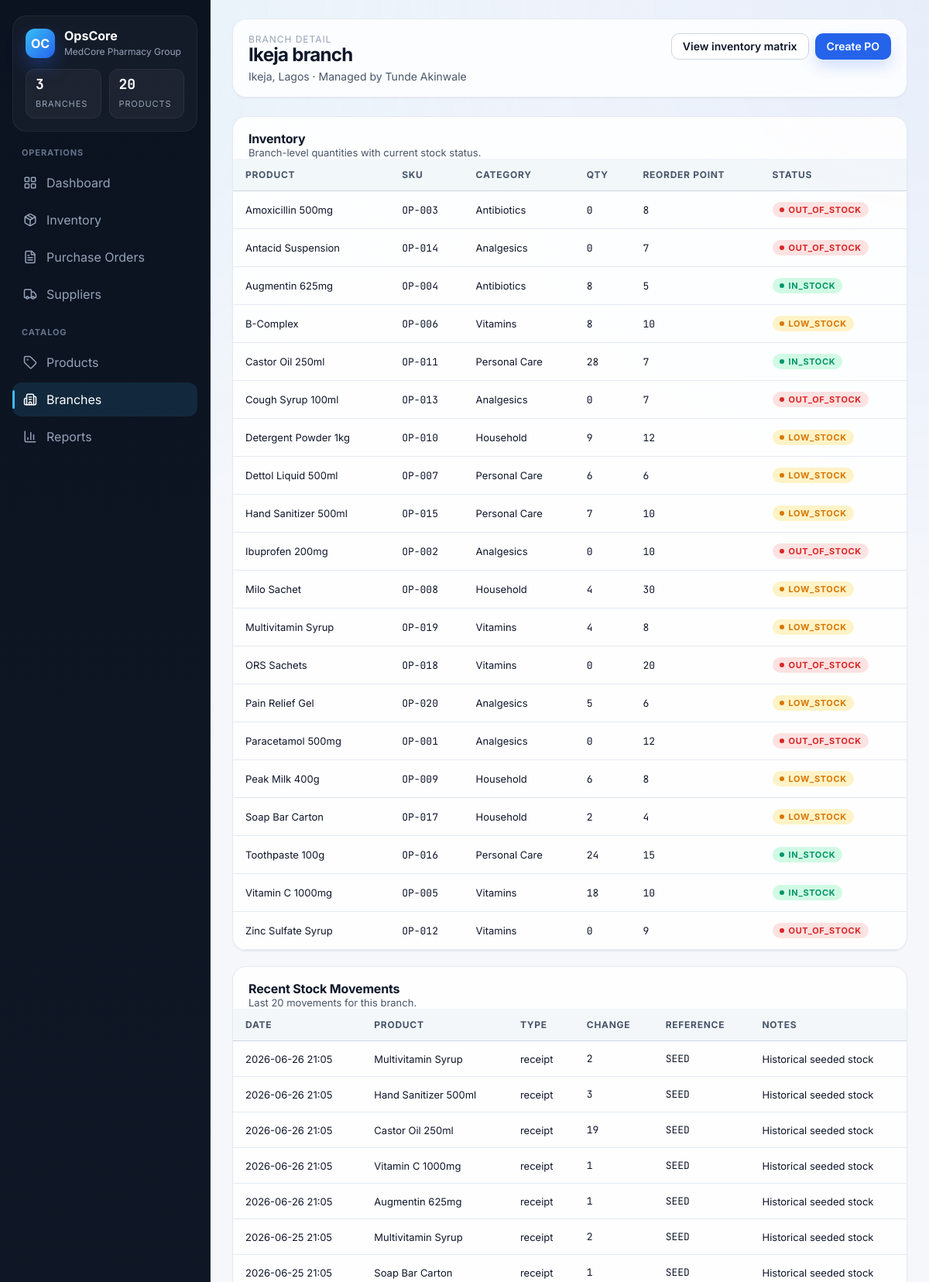
Page /branches/1/ (upper part) on the committed database.
### core/models.py (models this page shows, shortened)
class TimeStampedModel(models.Model):
    created_at = models.DateTimeField(auto_now_add=True)
    updated_at = models.DateTimeField(auto_now=True)
    class Meta:
        abstract = True

class Branch(TimeStampedModel):
    name = models.CharField(max_length=120)
    location = models.CharField(max_length=160)
    manager_name = models.CharField(max_length=120)
    class Meta:
        ordering = ['name']

class BranchInventory(TimeStampedModel):
    branch = models.ForeignKey(Branch, on_delete=models.CASCADE, related_name='inventories')
    product = models.ForeignKey(Product, on_delete=models.CASCADE, related_name='inventories')
    quantity = models.IntegerField(default=0)
    last_updated = models.DateTimeField(auto_now=True)
    class Meta:
        constraints = [
            models.UniqueConstraint(fields=['branch', 'product'], name='unique_branch_product_inventory'),
        ]
        ordering = ['branch__name', 'product__name']
    @property
    def stock_status(self):
        if self.quantity == 0:
            return 'out_of_stock'
        if self.quantity <= self.product.reorder_point:
            return 'low_stock'
        return 'in_stock'

class Product(TimeStampedModel):
    class Unit(models.TextChoices):
        TABLETS = 'tablets', 'tablets'
        BOTTLES = 'bottles', 'bottles'
        PACKS = 'packs', 'packs'
        CARTONS = 'cartons', 'cartons'
        SACHETS = 'sachets', 'sachets'
    name = models.CharField(max_length=160)
    sku = models.CharField(max_length=40, unique=True)
    category = models.ForeignKey(Category, on_delete=models.PROTECT, related_name='products')
    unit = models.CharField(max_length=20, choices=Unit.choices)
    unit_price = models.DecimalField(max_digits=12, decimal_places=2)
    reorder_point = models.PositiveIntegerField()
    class Meta:
        ordering = ['name']

class Category(models.Model):
    name = models.CharField(max_length=80, unique=True)
    class Meta:
        ordering = ['name']

class StockMovement(models.Model):
    class MovementType(models.TextChoices):
        RECEIPT = 'receipt', 'receipt'
        ADJUSTMENT = 'adjustment', 'adjustment'
        TRANSFER_IN = 'transfer_in', 'transfer_in'
        TRANSFER_OUT = 'transfer_out', 'transfer_out'
    branch = models.ForeignKey(Branch, on_delete=models.CASCADE, related_name='stock_movements')
    product = models.ForeignKey(Product, on_delete=models.CASCADE, related_name='stock_movements')
    movement_type = models.CharField(max_length=20, choices=MovementType.choices)
    quantity_change = models.IntegerField()
    reference = models.CharField(max_length=120, blank=True, null=True)
    notes = models.TextField(blank=True, null=True)
    created_at = models.DateTimeField(auto_now_add=True)
    created_by = models.CharField(max_length=120)
    class Meta:
        ordering = ['-created_at', '-id']

### core/views.py (the view)
# urls.py: path('branches/<int:pk>/', views.branch_detail, name='branch_detail'),
def branch_detail(request, pk):
    branch = get_object_or_404(Branch, pk=pk)
    inventories = branch.inventories.select_related('product', 'product__category')
    movements = branch.stock_movements.select_related('product')[:20]
    return render(request, 'core/branch_detail.html', {'branch': branch, 'inventories': inventories, 'movements': movements})

### core/templates/core/branch_detail.html
{% extends "base.html" %}
{% block content %}
  <div class="page-header">
    <div>
      <div class="crumb">Branch Detail</div>
      <h1 class="page-title">{{ branch.name }}</h1>
      <div class="page-subtitle">{{ branch.location }} &middot; Managed by {{ branch.manager_name }}</div>
    </div>
    <div class="top-actions">
      <a class="btn btn-secondary" href="{% url 'inventory_view' %}?branch={{ branch.id }}">View inventory matrix</a>
      <a class="btn btn-primary" href="{% url 'purchase_order_create' %}?branch={{ branch.id }}">Create PO</a>
    </div>
  </div>
  <section class="panel">
    <div class="panel-head">
      <div>
        <h2 class="section-title">Inventory</h2>
        <div class="section-meta">Branch-level quantities with current stock status.</div>
      </div>
    </div>
    <div class="table-wrap">
      <table>
        <thead>
          <tr>
            <th>Product</th>
            <th>SKU</th>
            <th>Category</th>
            <th>Qty</th>
            <th>Reorder Point</th>
            <th>Status</th>
          </tr>
        </thead>
        <tbody>
          {% for inv in inventories %}
            <tr>
              <td>{{ inv.product.name }}</td>
              <td class="mono">{{ inv.product.sku }}</td>
              <td>{{ inv.product.category.name }}</td>
              <td class="mono">{{ inv.quantity }}</td>
              <td class="mono">{{ inv.product.reorder_point }}</td>
              <td><span class="badge status-{{ inv.stock_status }}"><span class="dot" style="background: currentColor;"></span>{{ inv.stock_status }}</span></td>
            </tr>
          {% endfor %}
        </tbody>
      </table>
    </div>
  </section>
  <section class="panel">
    <div class="panel-head">
      <div>
        <h2 class="section-title">Recent Stock Movements</h2>
        <div class="section-meta">Last 20 movements for this branch.</div>
      </div>
    </div>
    <div class="table-wrap">
      <table>
        <thead>
          <tr>
            <th>Date</th>
            <th>Product</th>
            <th>Type</th>
            <th>Change</th>
            <th>Reference</th>
            <th>Notes</th>
          </tr>
        </thead>
        <tbody>
          {% for movement in movements %}
            <tr>
              <td>{{ movement.created_at|date:"Y-m-d H:i" }}</td>
              <td>{{ movement.product.name }}</td>
              <td>{{ movement.movement_type }}</td>
              <td class="mono">{{ movement.quantity_change|floatformat:0 }}</td>
              <td class="mono">{{ movement.reference|default:"-" }}</td>
              <td>{{ movement.notes|default:"-" }}</td>
            </tr>
          {% empty %}
            <tr><td colspan="6">No movements recorded yet.</td></tr>
          {% endfor %}
        </tbody>
      </table>
    </div>
  </section>
{% endblock %}

### core/templates/base.html (style rules this page uses)
:root { --sidebar-bg: #0B1220; --sidebar-bg-2: #111827; --sidebar-text: #94A3B8; --sidebar-text-active: #FFFFFF; --sidebar-accent-bar: #38BDF8; --content-bg: #F5F7FB; --content-glow: rgba(37, 99, 235, 0.09); --card-bg: #FFFFFF; --card-bg-soft: #FBFDFF; --border: #E4E9F2; --border-strong: #CBD5E1; --text-primary: #0F172A; --text-secondary: #475569; --text-muted: #94A3B8; --action-primary: #2563EB; --action-primary-hover: #1D4ED8; --action-primary-text: #FFFFFF; --status-success: #059669; --status-success-bg: #D1FAE5; --status-warning: #D97706; --status-warning-bg: #FEF3C7; --status-danger: #DC2626; --status-danger-bg: #FEE2E2; --status-neutral: #64748B; --status-neutral-bg: #E2E8F0; --space-1: 4px; --space-2: 8px; --space-3: 12px; --space-4: 16px; --space-5: 20px; --space-6: 24px; --space-8: 32px; --space-10: 40px; --space-12: 48px; --radius-sm: 4px; --radius-md: 8px; --radius-lg: 14px; --radius-xl: 18px; --shadow-sm: 0 1px 2px rgba(15, 23, 42, 0.06); --shadow-md: 0 10px 24px rgba(15, 23, 42, 0.08); }
* { box-sizing: border-box; }
html { background: var(--content-bg); }
body { margin: 0; min-height: 100vh; font-family: Inter, sans-serif; color: var(--text-primary); background: radial-gradient(circle at top right, rgba(59, 130, 246, 0.08), transparent 32%), radial-gradient(circle at 0% 0%, rgba(14, 165, 233, 0.08), transparent 28%), var(--content-bg); }
a { color: var(--action-primary); text-decoration-thickness: 1px; text-underline-offset: 2px; }
.crumb { font-size: 12px; color: var(--text-muted); text-transform: uppercase; letter-spacing: 0.08em; }
.page-title { margin: 0; font-size: 28px; line-height: 1.1; font-weight: 700; letter-spacing: -0.03em; }
.page-subtitle { margin-top: 6px; color: var(--text-secondary); font-size: 14px; }
.top-actions { display: flex; align-items: center; gap: 8px; flex-wrap: wrap; justify-content: flex-end; }
.page-header { display: flex; justify-content: space-between; align-items: flex-start; gap: 16px; margin-bottom: var(--space-6); padding: 18px 20px; border: 1px solid var(--border); background: rgba(255,255,255,0.82); backdrop-filter: blur(10px); border-radius: var(--radius-xl); box-shadow: var(--shadow-sm); }
.page-header .page-title { font-size: 24px; }
.panel { background: rgba(255,255,255,0.9); border: 1px solid var(--border); border-radius: var(--radius-xl); margin-bottom: 20px; overflow: hidden; box-shadow: var(--shadow-sm); }
.panel-head { display: flex; justify-content: space-between; align-items: center; gap: 12px; padding: 18px 20px 0; }
.section-title { font-size: 16px; font-weight: 700; margin: 0; letter-spacing: -0.01em; }
.section-meta { font-size: 13px; color: var(--text-secondary); }
.table-wrap { overflow-x: auto; -webkit-overflow-scrolling: touch; }
table { width: 100%; border-collapse: collapse; }
thead th { background: rgba(241,245,249,0.8); font-size: 12px; font-weight: 700; color: var(--text-secondary); text-transform: uppercase; letter-spacing: 0.06em; text-align: left; padding: 13px 16px; border-bottom: 1px solid var(--border-strong); white-space: nowrap; }
tbody td { padding: 14px 16px; border-bottom: 1px solid var(--border); font-size: 13px; vertical-align: middle; }
.mono { font-family: "JetBrains Mono", monospace; }
.badge { display: inline-flex; align-items: center; gap: 6px; padding: 3px 9px; border-radius: 999px; font-size: 11px; font-weight: 700; text-transform: uppercase; letter-spacing: 0.06em; white-space: nowrap; }
.dot { width: 6px; height: 6px; border-radius: 999px; display: inline-block; }
.btn { display: inline-flex; align-items: center; justify-content: center; gap: 8px; border-radius: 10px; padding: 9px 14px; border: 1px solid transparent; text-decoration: none; font-size: 14px; font-weight: 600; cursor: pointer; line-height: 1; transition: transform 0.15s ease, background 0.15s ease, border-color 0.15s ease; }
.btn-primary { background: var(--action-primary); color: white; box-shadow: 0 10px 18px rgba(37,99,235,0.18); }
.btn-secondary { background: rgba(255,255,255,0.9); border-color: var(--border-strong); color: var(--text-primary); }
.status-in_stock { color: var(--status-success); background: var(--status-success-bg); }
.status-low_stock { color: var(--status-warning); background: var(--status-warning-bg); }
.status-out_of_stock { color: var(--status-danger); background: var(--status-danger-bg); }

### rows in the picture
Branch: name "Ikeja branch", location "Ikeja, Lagos", manager_name "Tunde Akinwale"
BranchInventory: product.name "Amoxicillin 500mg", product.sku "OP-003", product.category.name "Antibiotics", quantity "0", product.reorder_point "8", stock_status "OUT_OF_STOCK"
BranchInventory: product.name "Antacid Suspension", product.sku "OP-014", product.category.name "Analgesics", quantity "0", product.reorder_point "7", stock_status "OUT_OF_STOCK"
BranchInventory: product.name "Augmentin 625mg", product.sku "OP-004", product.category.name "Antibiotics", quantity "8", product.reorder_point "5", stock_status "IN_STOCK"
BranchInventory: product.name "B-Complex", product.sku "OP-006", product.category.name "Vitamins", quantity "8", product.reorder_point "10", stock_status "LOW_STOCK"
BranchInventory: product.name "Castor Oil 250ml", product.sku "OP-011", product.category.name "Personal Care", quantity "28", product.reorder_point "7", stock_status "IN_STOCK"
BranchInventory: product.name "Cough Syrup 100ml", product.sku "OP-013", product.category.name "Analgesics", quantity "0", product.reorder_point "7", stock_status "OUT_OF_STOCK"
BranchInventory: product.name "Detergent Powder 1kg", product.sku "OP-010", product.category.name "Household", quantity "9", product.reorder_point "12", stock_status "LOW_STOCK"
BranchInventory: product.name "Dettol Liquid 500ml", product.sku "OP-007", product.category.name "Personal Care", quantity "6", product.reorder_point "6", stock_status "LOW_STOCK"
BranchInventory: product.name "Hand Sanitizer 500ml", product.sku "OP-015", product.category.name "Personal Care", quantity "7", product.reorder_point "10", stock_status "LOW_STOCK"
BranchInventory: product.name "Ibuprofen 200mg", product.sku "OP-002", product.category.name "Analgesics", quantity "0", product.reorder_point "10", stock_status "OUT_OF_STOCK"
BranchInventory: product.name "Milo Sachet", product.sku "OP-008", product.category.name "Household", quantity "4", product.reorder_point "30", stock_status "LOW_STOCK"
BranchInventory: product.name "Multivitamin Syrup", product.sku "OP-019", product.category.name "Vitamins", quantity "4", product.reorder_point "8", stock_status "LOW_STOCK"
BranchInventory: product.name "ORS Sachets", product.sku "OP-018", product.category.name "Vitamins", quantity "0", product.reorder_point "20", stock_status "OUT_OF_STOCK"
BranchInventory: product.name "Pain Relief Gel", product.sku "OP-020", product.category.name "Analgesics", quantity "5", product.reorder_point "6", stock_status "LOW_STOCK"
BranchInventory: product.name "Paracetamol 500mg", product.sku "OP-001", product.category.name "Analgesics", quantity "0", product.reorder_point "12", stock_status "OUT_OF_STOCK"
BranchInventory: product.name "Peak Milk 400g", product.sku "OP-009", product.category.name "Household", quantity "6", product.reorder_point "8", stock_status "LOW_STOCK"
BranchInventory: product.name "Soap Bar Carton", product.sku "OP-017", product.category.name "Household", quantity "2", product.reorder_point "4", stock_status "LOW_STOCK"
BranchInventory: product.name "Toothpaste 100g", product.sku "OP-016", product.category.name "Personal Care", quantity "24", product.reorder_point "15", stock_status "IN_STOCK"
BranchInventory: product.name "Vitamin C 1000mg", product.sku "OP-005", product.category.name "Vitamins", quantity "18", product.reorder_point "10", stock_status "IN_STOCK"
BranchInventory: product.name "Zinc Sulfate Syrup", product.sku "OP-012", product.category.name "Vitamins", quantity "0", product.reorder_point "9", stock_status "OUT_OF_STOCK"
StockMovement: created_at "2026-06-26 21:05", product.name "Multivitamin Syrup", movement_type "receipt", quantity_change "2", reference "SEED", notes "Historical seeded stock"
StockMovement: created_at "2026-06-26 21:05", product.name "Hand Sanitizer 500ml", movement_type "receipt", quantity_change "3", reference "SEED", notes "Historical seeded stock"
StockMovement: created_at "2026-06-26 21:05", product.name "Castor Oil 250ml", movement_type "receipt", quantity_change "19", reference "SEED", notes "Historical seeded stock"
StockMovement: created_at "2026-06-26 21:05", product.name "Vitamin C 1000mg", movement_type "receipt", quantity_change "1", reference "SEED", notes "Historical seeded stock"
StockMovement: created_at "2026-06-26 21:05", product.name "Augmentin 625mg", movement_type "receipt", quantity_change "1", reference "SEED", notes "Historical seeded stock"
StockMovement: created_at "2026-06-25 21:05", product.name "Multivitamin Syrup", movement_type "receipt", quantity_change "2", reference "SEED", notes "Historical seeded stock"
StockMovement: created_at "2026-06-25 21:05", product.name "Soap Bar Carton", movement_type "receipt", quantity_change "1", reference "SEED", notes "Historical seeded stock"
